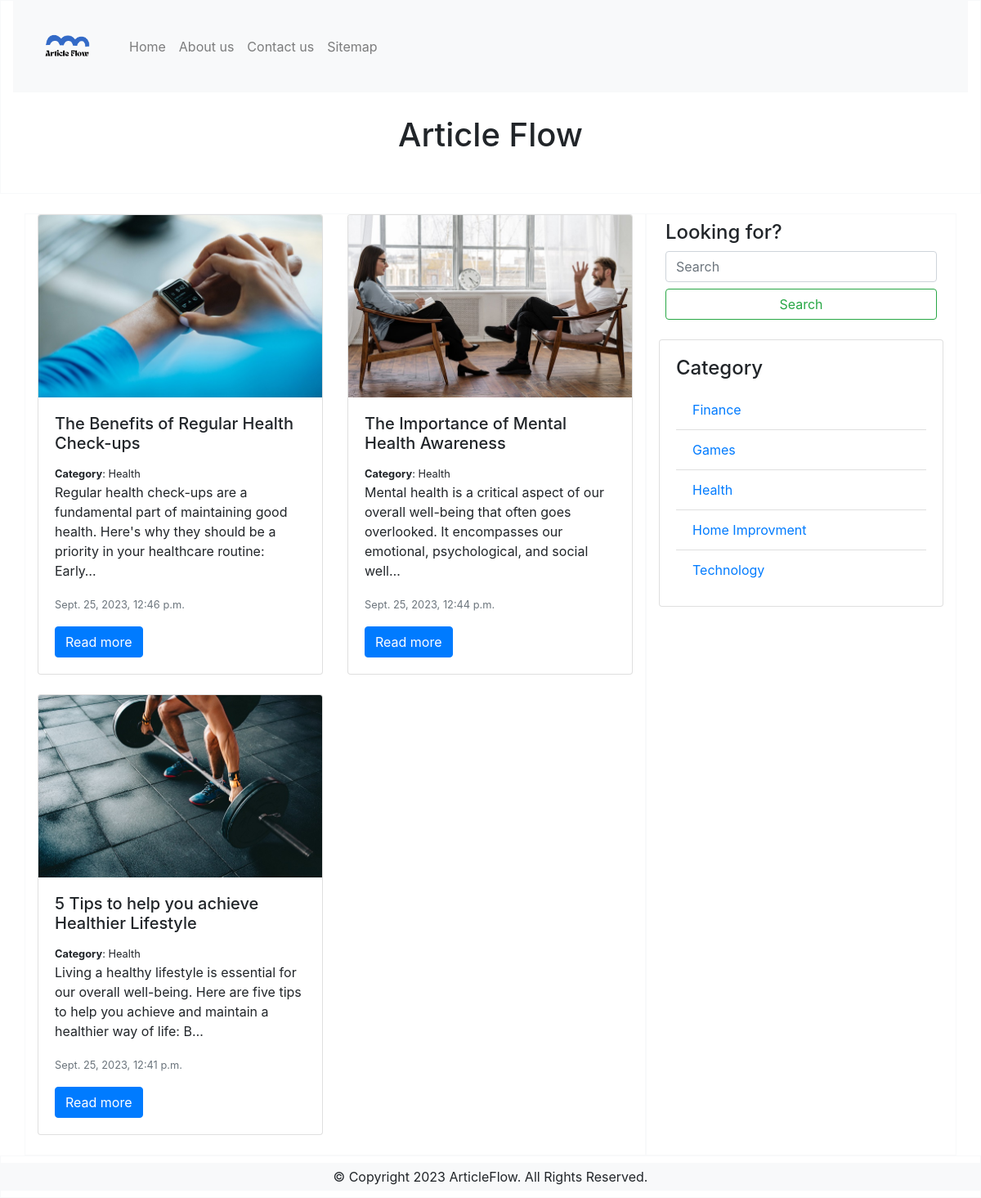
The app's page /category/health/ with its own data.
### blogapp/models.py (models this page shows, shortened)
class Post(models.Model):
    option = (
        ('draft', 'Draft'),
        ('published', 'Published'),
    )
    title = models.CharField(max_length=250)
    slug = slug = AutoSlugField(
        populate_from='title', unique=True, null=True, default=None)
    content = models.TextField()
    images = models.ImageField(upload_to='images')
    category = models.ForeignKey(Category, on_delete=models.CASCADE)
    created_at = models.DateTimeField(auto_now_add=True)
    updated_at = models.DateTimeField(auto_now=True)
    pub_status = models.CharField(
        max_length=10, choices=option, default='draft')
    author = models.ForeignKey(User, on_delete=models.PROTECT)
    tags = TaggableManager()
    class Meta:
        ordering = ['-created_at']

class Category(models.Model):
    title = models.CharField(max_length=250)
    slug = slug = AutoSlugField(
        populate_from='title', unique=True, null=True, default=None)
    def __str__(self):
        return self.title
    class Meta:
        ordering = ['title']
        verbose_name_plural = 'Categories'

### blogapp/views.py (the view)
# urls.py: path('category/<slug:catslug>/', views.category, name='category'),
def category(request, catslug):
    query = Category.objects.get(slug=catslug)
    posts = Post.objects.filter(category=query)
    all_cat = Category.objects.all()
    context = {
        'cats_posts': posts,
        'all_cats': all_cat,
        'category_search': query,
    }
    return render(request, 'category_results.html', context)

### templates/category_results.html
{% extends 'base.html' %}
{% block content %}
  <div class="row row-cols-1 row-cols-md-2">
    {% for post in cats_posts %}
      <div class="col mb-4">
        <div class="card">
          <img class="card-img-top img-fluid" src="{{ post.images.url }}" alt="Card image cap" />
          <div class="card-body">
            <h5 class="card-title">{{ post.title }}</h5>
            <small><b>Category</b>: {{ post.category }}</small>
            <p class="card-text">{{ post.content|truncatechars:150 }}</p>
            <p class="card-text">
              <small class="text-muted">{{ post.created_at }}</small>
            </p>
            <a href="{% url 'post_detail' post.slug %}" class="btn btn-primary">Read more</a>
          </div>
        </div>
      </div>
    {% endfor %}
  </div>
{% endblock %}
{% block category %}
  <div class="row">
    <div class="col category">
      <div class="card">
        <div class="card-body">
          <h4 class="card-title">Category</h4>
          <ul class="list-group list-group-flush">
            {% for x in all_cats %}
              <li class="list-group-item">
                <a href="{% url 'category' x.slug %}" class="card-link">{{ x.title }}</a>
              </li>
            {% endfor %}
          </ul>
        </div>
      </div>
    </div>
  </div>
{% endblock %}

### static/css/style.css (style rules this page uses)
a { text-decoration: none; }

### records on screen
Post: images (picture), title "The Benefits of Regular Health Check-ups", category "Health", content "Regular health check-ups are a fundamental part of maintaining good health. Here's why they should be a priority in your healthcare routine: Early…", created_at "Sept. 25, 2023, 12:46 p.m."
Post: images (picture), title "The Importance of Mental Health Awareness", category "Health", content "Mental health is a critical aspect of our overall well-being that often goes overlooked. It encompasses our emotional, psychological, and social well…", created_at "Sept. 25, 2023, 12:44 p.m."
Post: images (picture), title "5 Tips to help you achieve Healthier Lifestyle", category "Health", content "Living a healthy lifestyle is essential for our overall well-being. Here are five tips to help you achieve and maintain a healthier way of life: B…", created_at "Sept. 25, 2023, 12:41 p.m."
Category: title "Finance"
Category: title "Games"
Category: title "Health"
Category: title "Home Improvment"
Category: title "Technology"
